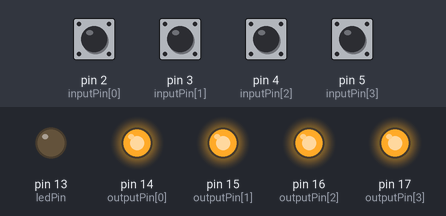
A sketch run on a simulated Arduino Uno, built with avr-gcc and run on an emulated ATmega328P. Parts: output pins drawn as LEDs (lit = HIGH). The test bench sets the inputs (shaded band); at power-on: pin 2 (inputPin[0]), pin 3 (inputPin[1]), pin 4 (inputPin[2]), pin 5 (inputPin[3]) HIGH.

Above: at 1.2 s.
1.3 s: pin 2 (inputPin[0]) pulled LOW for 0.15 s
At 1.5 s:
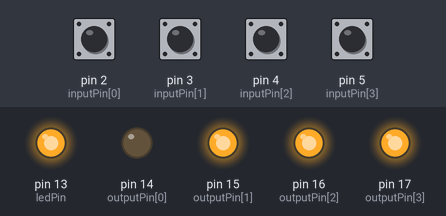
3.1 s: pin 3 (inputPin[1]) pulled LOW for 0.15 s
At 3.3 s:
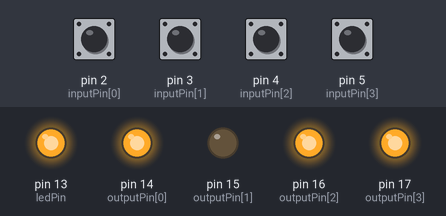
4.9 s: pin 4 (inputPin[2]) pulled LOW for 0.15 s
At 5.1 s:
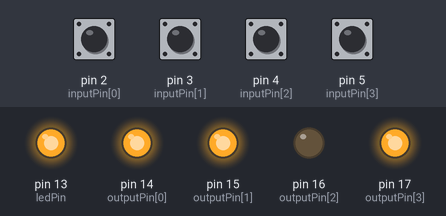
6.7 s: pin 5 (inputPin[3]) pulled LOW for 0.15 s
At 6.9 s:
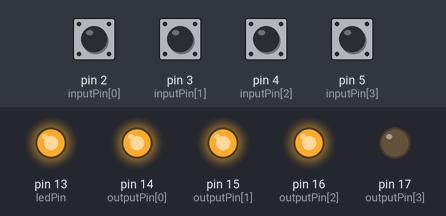
Timing chart, 0 to 9.5 s (numbered marks = the images above; inputs shaded):
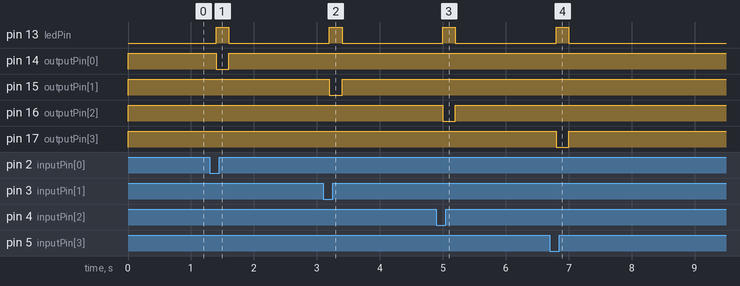

The sketch:

sfx_switch_debounce.ino
```cpp
const int channels = 4;
const int inputPin[channels] = {2, 3, 4, 5};
const int outputPin[channels] = {14, 15, 16, 17};
const int ledPin = 13;

int buttonState[channels];
int lastButtonState[channels] = {HIGH, HIGH, HIGH, HIGH};
int reading[channels];

unsigned long lastDebounceTime[channels] = {0, 0, 0, 0};
unsigned long debounceDelay = 100;

void setup() {
  // Serial.begin(115200);
  // Serial.println("Adafruit Sound Board!");
  // Initialize pins
  for (int i = 0; i < channels; i++) {
    pinMode(inputPin[i], INPUT_PULLUP);
    pinMode(outputPin[i], OUTPUT);
    digitalWrite(outputPin[i], HIGH);
  }
  pinMode(ledPin, OUTPUT);
  digitalWrite(ledPin, LOW);

}

void loop() {
  for (uint8_t i = 0; i < channels; i++) {
    reading[i] = digitalRead(inputPin[i]);

    if (reading[i] != lastButtonState[i]) {
      // Serial.print("State change ");
      // Serial.print(inputPin[i]);
      // Serial.print(" went ");
      // Serial.println(reading[i]);

    // reset the debouncing timer
      lastDebounceTime[i] = millis();
    }
    if ((millis() - lastDebounceTime[i]) > debounceDelay) {
      // whatever the reading is at, it's been there for longer than the debounce
      // delay, so take it as the actual current state:

      // if the button state has changed:
      if (reading[i] != buttonState[i]) {
        buttonState[i] = reading[i];

        // only toggle the LED if the new button state is LOW
        if (buttonState[i] ==LOW) {
          digitalWrite(outputPin[i], LOW);
          digitalWrite(ledPin, HIGH);
          // Serial.print("Pressed button ");
          // Serial.println(inputPin[i]);
          delay(200);
          digitalWrite(outputPin[i], HIGH);
          digitalWrite(ledPin, LOW);
          // Serial.println("Pulse end");
        }
      }
    }
    // save the reading. Next time through the loop, it'll be the lastButtonState:
    lastButtonState[i] = reading[i];
  }
  delay(1);
}
```

Measured:
- after the input at 1.3 s, pin 13 (ledPin): LOW → HIGH after 0.10 s, → LOW 0.20 s later; pin 14 (outputPin[0]): HIGH → LOW after 0.10 s, → HIGH 0.20 s later
- after the input at 3.1 s, pin 13 (ledPin): LOW → HIGH after 0.10 s, → LOW 0.20 s later; pin 15 (outputPin[1]): HIGH → LOW after 0.10 s, → HIGH 0.20 s later
- after the input at 4.9 s, pin 13 (ledPin): LOW → HIGH after 0.10 s, → LOW 0.20 s later; pin 16 (outputPin[2]): HIGH → LOW after 0.10 s, → HIGH 0.20 s later
- after the input at 6.7 s, pin 13 (ledPin): LOW → HIGH after 0.10 s, → LOW 0.20 s later; pin 17 (outputPin[3]): HIGH → LOW after 0.10 s, → HIGH 0.20 s later
